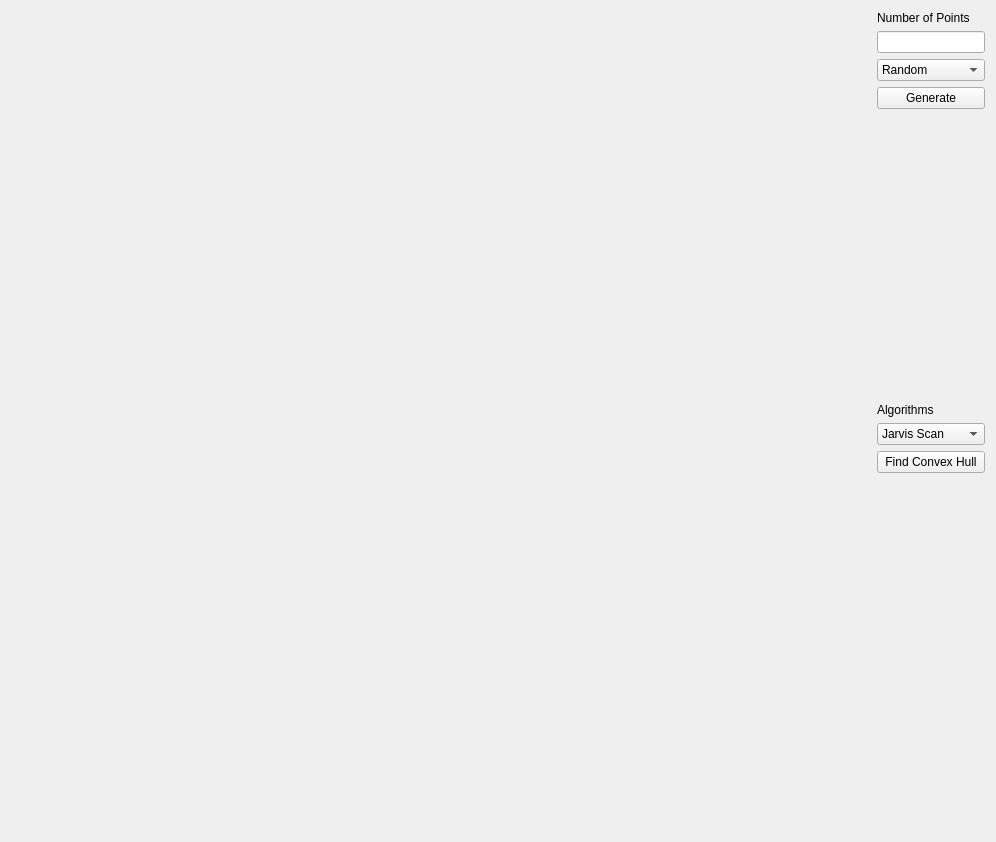
<?xml version="1.0" encoding="UTF-8"?>
<ui version="4.0">
 <class>Widget</class>
 <widget class="QWidget" name="Widget">
  <property name="geometry">
   <rect>
    <x>0</x>
    <y>0</y>
    <width>996</width>
    <height>840</height>
   </rect>
  </property>
  <property name="windowTitle">
   <string>Widget</string>
  </property>
  <layout class="QHBoxLayout" name="horizontalLayout_2">
   <item>
    <layout class="QHBoxLayout" name="horizontalLayout">
     <item>
      <widget class="Draw" name="canvas" native="true">
       <property name="sizePolicy">
        <sizepolicy hsizetype="Preferred" vsizetype="Preferred">
         <horstretch>3</horstretch>
         <verstretch>3</verstretch>
        </sizepolicy>
       </property>
       <property name="minimumSize">
        <size>
         <width>820</width>
         <height>820</height>
        </size>
       </property>
       <property name="toolTip">
        <string>&lt;html&gt;&lt;head/&gt;&lt;body&gt;&lt;p&gt;Drawing area.&lt;/p&gt;&lt;/body&gt;&lt;/html&gt;</string>
       </property>
      </widget>
     </item>
     <item>
      <layout class="QVBoxLayout" name="verticalLayout">
       <item>
        <widget class="QLabel" name="label">
         <property name="text">
          <string>Number of Points</string>
         </property>
        </widget>
       </item>
       <item>
        <widget class="QLineEdit" name="lineCount"/>
       </item>
       <item>
        <widget class="QComboBox" name="comboTypeGen">
         <item>
          <property name="text">
           <string>Random</string>
          </property>
         </item>
         <item>
          <property name="text">
           <string>Grid</string>
          </property>
         </item>
         <item>
          <property name="text">
           <string>Cluster</string>
          </property>
         </item>
        </widget>
       </item>
       <item>
        <widget class="QPushButton" name="pushGen">
         <property name="text">
          <string>Generate</string>
         </property>
        </widget>
       </item>
       <item>
        <spacer name="verticalSpacer">
         <property name="orientation">
          <enum>Qt::Vertical</enum>
         </property>
         <property name="sizeHint" stdset="0">
          <size>
           <width>20</width>
           <height>288</height>
          </size>
         </property>
        </spacer>
       </item>
       <item>
        <widget class="QLabel" name="label_2">
         <property name="text">
          <string>Algorithms</string>
         </property>
        </widget>
       </item>
       <item>
        <widget class="QComboBox" name="comboTypeAlg">
         <item>
          <property name="text">
           <string>Jarvis Scan</string>
          </property>
         </item>
         <item>
          <property name="text">
           <string>Quick Hull</string>
          </property>
         </item>
         <item>
          <property name="text">
           <string>Incremental</string>
          </property>
         </item>
         <item>
          <property name="text">
           <string>Graham Scan</string>
          </property>
         </item>
        </widget>
       </item>
       <item>
        <widget class="QPushButton" name="pushAlg">
         <property name="text">
          <string>Find Convex Hull</string>
         </property>
        </widget>
       </item>
       <item>
        <spacer name="verticalSpacer_2">
         <property name="orientation">
          <enum>Qt::Vertical</enum>
         </property>
         <property name="sizeHint" stdset="0">
          <size>
           <width>20</width>
           <height>88</height>
          </size>
         </property>
        </spacer>
       </item>
       <item>
        <widget class="QLabel" name="label_timing">
         <property name="text">
          <string/>
         </property>
        </widget>
       </item>
       <item>
        <spacer name="verticalSpacer_3">
         <property name="orientation">
          <enum>Qt::Vertical</enum>
         </property>
         <property name="sizeHint" stdset="0">
          <size>
           <width>20</width>
           <height>38</height>
          </size>
         </property>
        </spacer>
       </item>
      </layout>
     </item>
    </layout>
   </item>
  </layout>
 </widget>
 <layoutdefault spacing="6" margin="11"/>
 <customwidgets>
  <customwidget>
   <class>Draw</class>
   <extends>QWidget</extends>
   <header location="global">draw.h</header>
   <container>1</container>
  </customwidget>
 </customwidgets>
 <resources/>
 <connections/>
</ui>
